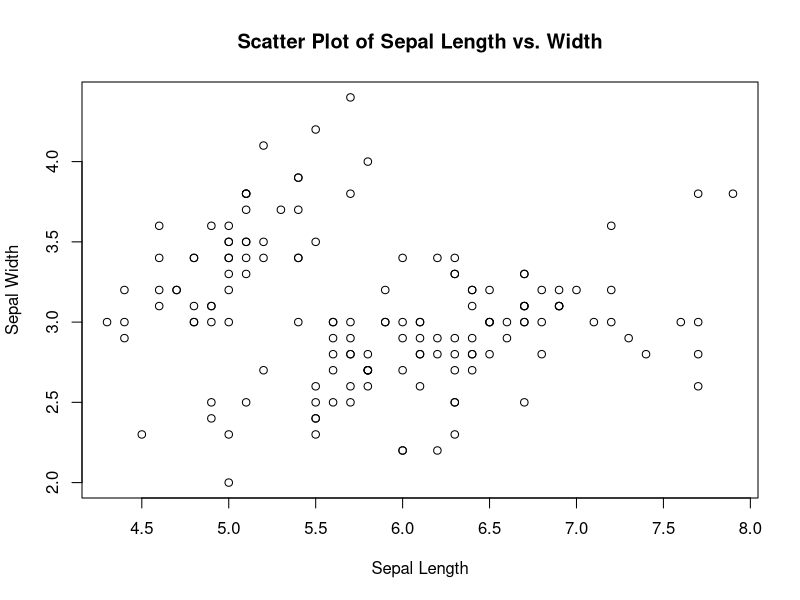

The R source for this figure:
#Challenge 1
x <- 10 #create a variable x with value 10
cat("The value of x is:", x) #print x

#Challenge 2
sum_result <- 0 #initialize a variable to hold sum
#for loop with 2 increment increase to go up to 100
for (i in seq(2, 100, by=2)) {
  sum_result <- sum_result + i
} 
cat("The value for all even numbers between 2 and 100 is:", sum_result)

#Challenge 3
recur_factorial <- function(n) {
  if(n <=1) {
    return(1) #this is for 1 or 0 which both return 1
  }
  else {
    return (n * recur_factorial(n-1))
    #recursive case, multiply n with factorial of n-1
  }
}
recur_factorial(5) #call recursive function which prints factorial of passed number

#Challenge 4
input_phrase <- "Nami is a bear." #phrase to start with
vowels <- c("a", "e", "i", "o", "u") #create list of vowels
vowel_count <- 0 #initialize variable for count
input_phrase <- tolower(input_phrase) #change input to all lowercase
for(char in strsplit(input_phrase, "")[[1]]) {
  if(char %in% vowels) {
    vowel_count <- vowel_count + 1 #add to the count if vowel is present
    vowels <- vowels[vowels != char] #remove the counted vowel from the list
  }
}
cat("Number of unique vowels is:", vowel_count)

#Challenge 5
#weighted average calculation
numbers <- c(10, 15, 20, 25, 30) #list of numbers
weights <- c(0.1, 0.2, 0.3, 0.20, 0.2) #list of corresponding weights
weighted_sum <- sum(numbers * weights) #calc weighted sum
total_weight <- sum(weights) #calc total weight
weighted_average <- weighted_sum / total_weight #calc weighted average
cat("Weighted average is:", weighted_average)

#Challenge 6
#calculate summary stats of iris data set
summary(iris)
#scatter plot of sepal length and width
plot(iris$Sepal.Length, iris$Sepal.Width, xlab = "Sepal Length", ylab = "Sepal Width", main = "Scatter Plot of Sepal Length vs. Width")

#Challenge 7
#linear regression model training and prediction
model <- lm(mpg ~ hp, data = mtcars) #train a linear regression model
new_car <- data.frame(hp = 150) #create data frame with 150 hp
predicted_mpg <- predict(model, newdata = new_car) #predict the mpg for the new car
cat("The predicted MPG for a car with 150 hp is:", predicted_mpg) #print predicted mpg

